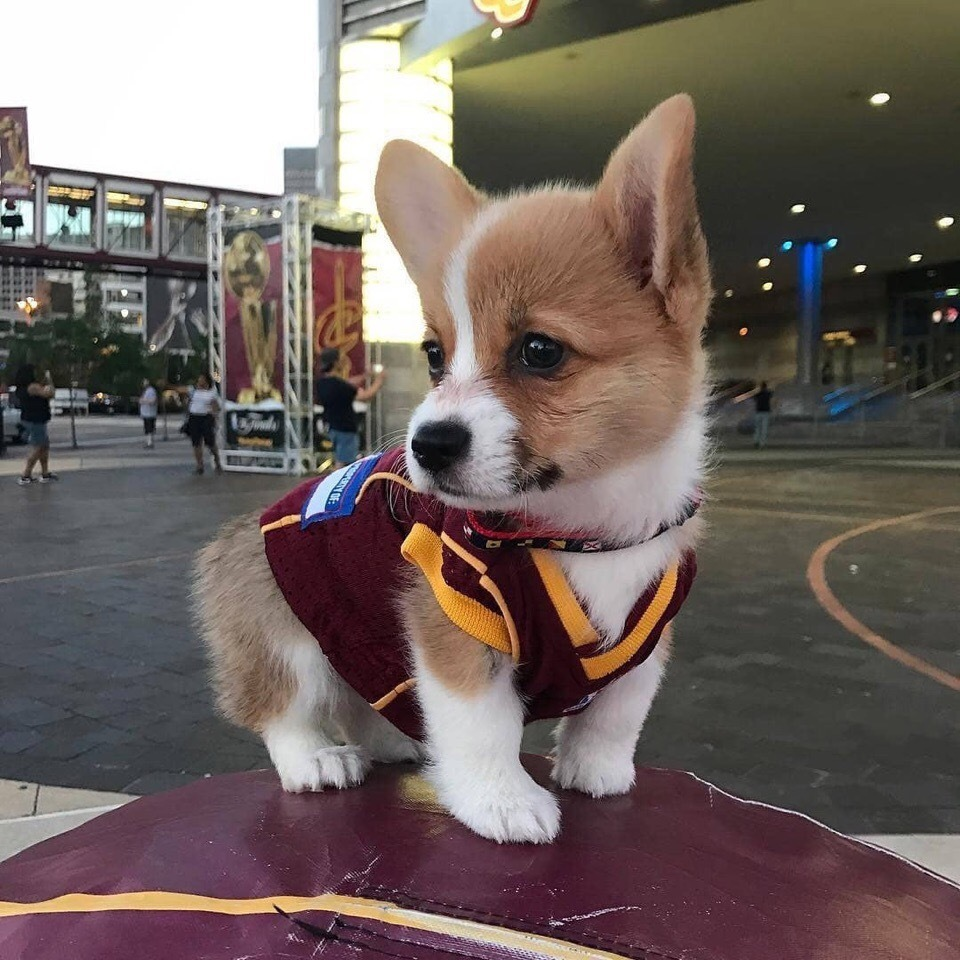
#> input picture Lab3/corgi.jpg, 960 x 960 px, found by its file name
$ python lab3.py   (older library calls are emulated)
#> lines starting #> are read from the running program, lines starting #| are printed output that depends on the picture
import cv2
import numpy as np
from skimage import io

img = io.imread(r".\\corgi.jpg")
#> img is the input picture: shape (960, 960, 3); mean R, G, B 112, 99.5, 95.2
img1 = cv2.cvtColor(img, cv2.COLOR_BGR2GRAY).astype(float) # Делаем одноканальное изображение. Применяем фильтр градиента серого цвета
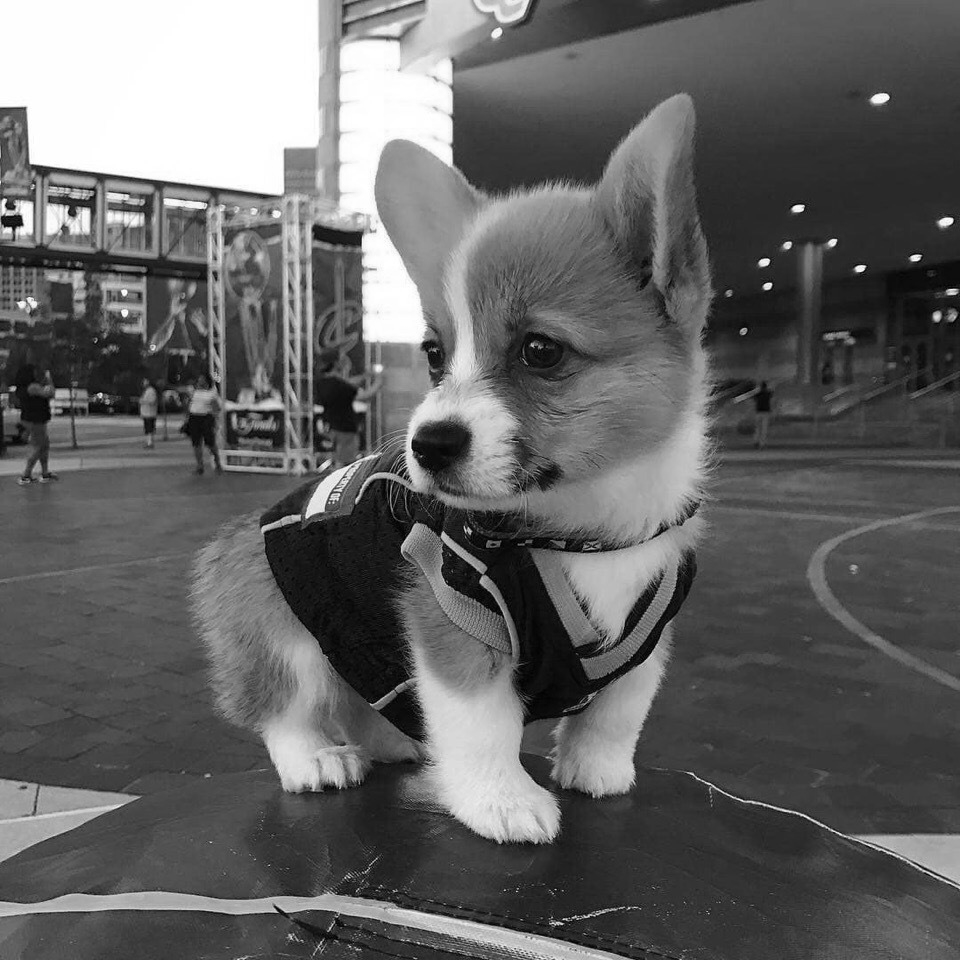
#> img1: shape (960, 960) float64; min 0, max 255, mean 99.6

edge_x = cv2.Sobel(img1,cv2.CV_64F,1,0,ksize=3) # Вычисление производных для кажной из координат. Применяем 64 канала.
edge_y = cv2.Sobel(img1,cv2.CV_64F,0,1,ksize=3)
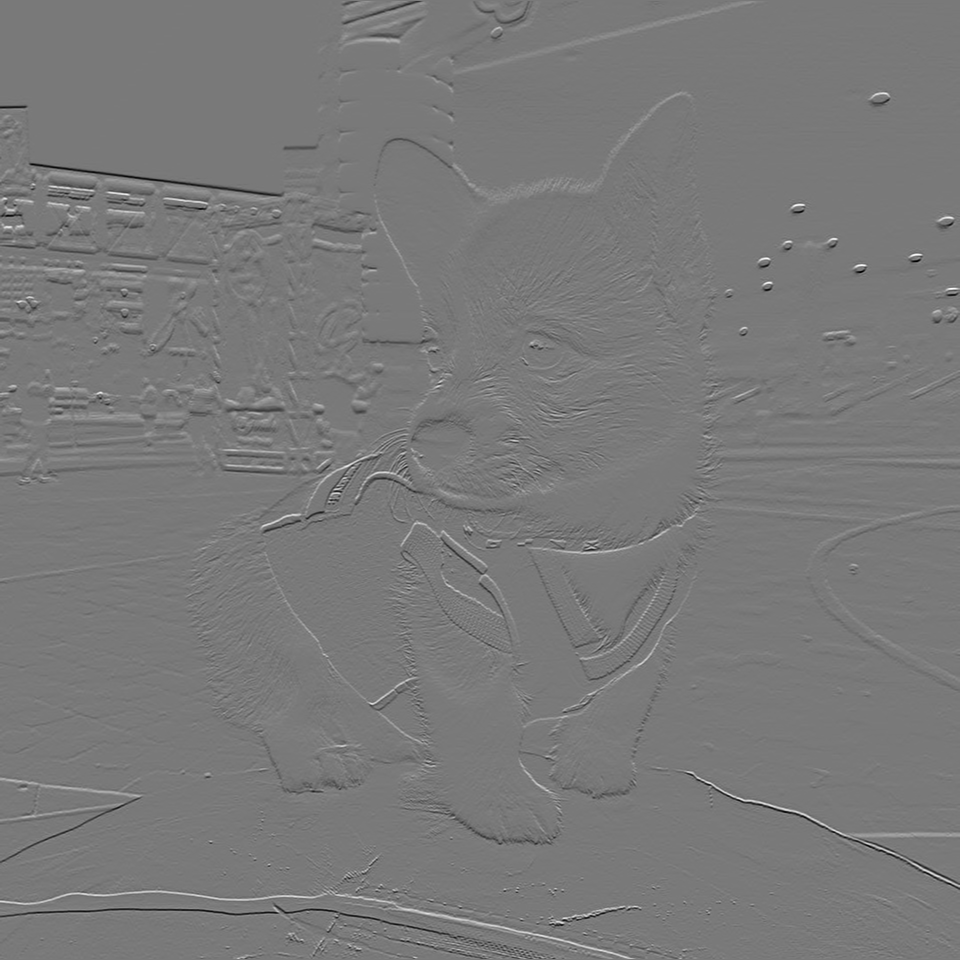
#> edge_y: shape (960, 960) float64; min -863, max 945, mean -0.6; drawn with min black and max white
edge = np.sqrt(edge_x**2 + edge_y**2) # Вычисление градиента для каждой точки
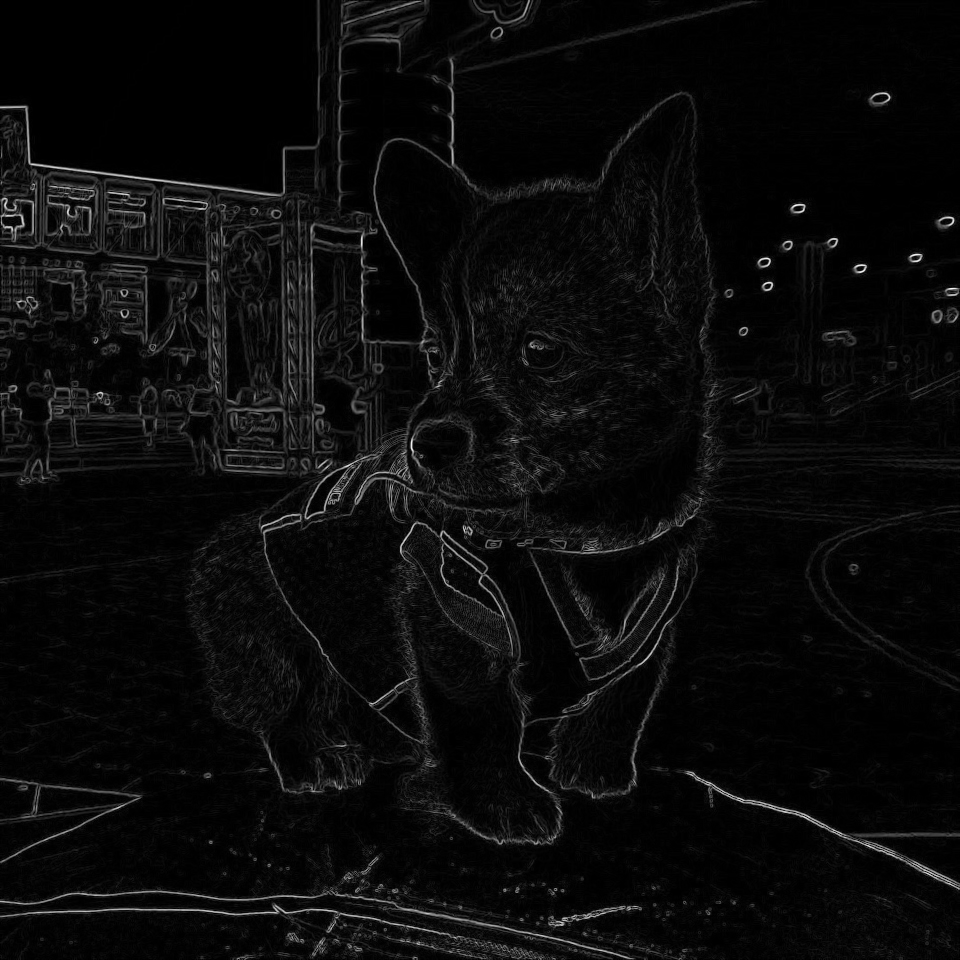
#> edge: shape (960, 960) float64; min 0, max 975.9, mean 43.1; drawn with min black and max white

cv2.imwrite("out.jpg", edge)
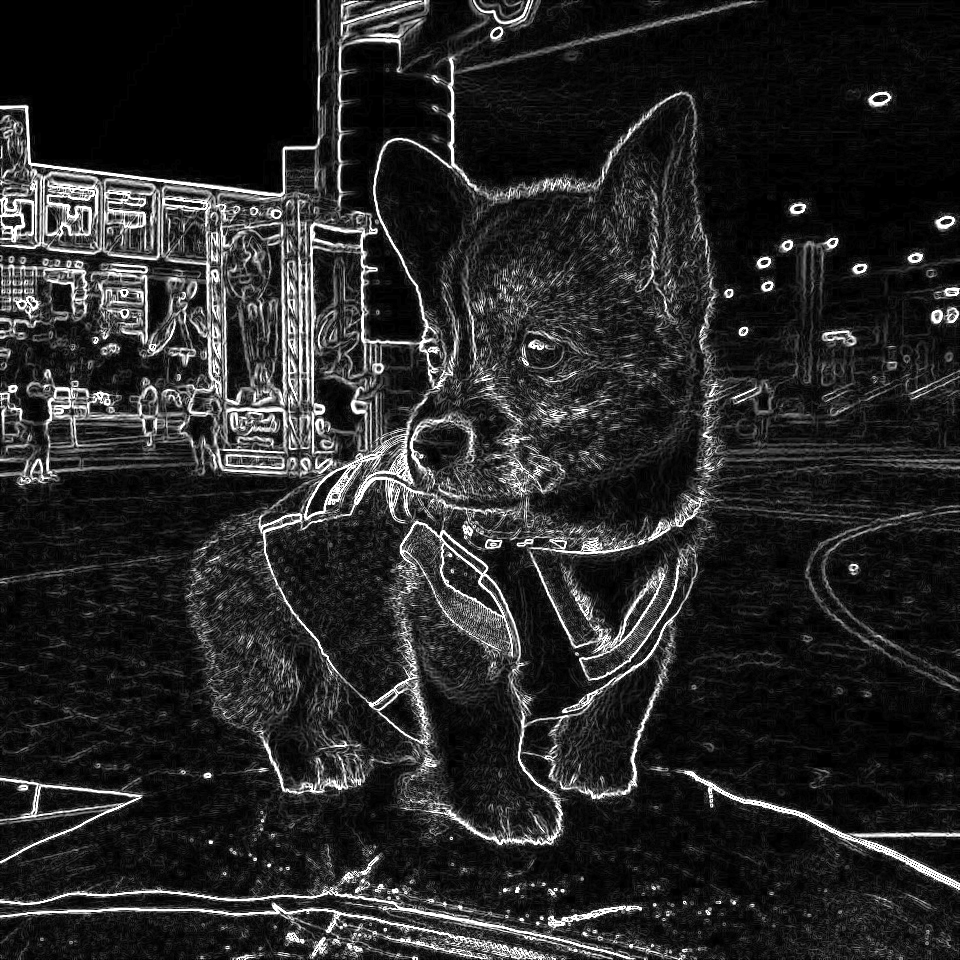
#> saved as out.jpg: shape (960, 960); min 0, max 255, mean 39.5
